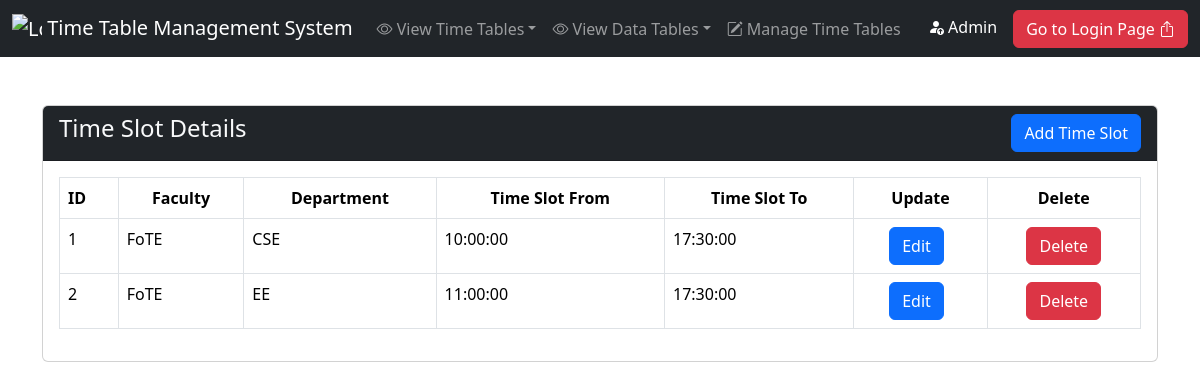
/time_slot/time-slot-details.php, run on the app's committed database.
### tables this page shows
CREATE TABLE `time_slot` (
  `Time_Slot_Id` int(11) NOT NULL,
  `Time_Slot_From` time NOT NULL,
  `Time_Slot_To` time NOT NULL,
  `Department_Id` int(11) NOT NULL
);

CREATE TABLE `faculty` (
  `faculty_id` int(11) NOT NULL,
  `faculty_name` varchar(100) NOT NULL,
  `faculty_Code` varchar(50) NOT NULL
);

CREATE TABLE `department` (
  `Department_Id` int(11) NOT NULL,
  `Department_Code` varchar(50) NOT NULL,
  `Department_Name` varchar(100) NOT NULL,
  `Faculty_Id` int(11) NOT NULL
);

### time_slot/time-slot-details.php (the view, shortened to what this page needs)
<?php include("../includes/connect.php") ?>
<?php include("../includes/header.php") ?>
<div class="container">
    <div class="row">
        <div class="col-md-12 mt-5">
            <div class="card ">
                <div class="card-header d-flex justify-content-between bg-dark text-light">
                    <h4>Time Slot Details</h4>
                    <a href="time-slot-add.php" class="btn btn-primary">Add Time Slot</a>
                </div>
                <div class="card-body">
                    <table class="table table-bordered" id="myTable">
                        <thead>
                            <tr>
                                <th scope="col">ID</th>
                                <th scope="col" class="text-center">Faculty</th>
                                <th scope="col" class="text-center">Department</th>
                                <th scope="col" class="text-center">Time Slot From</th>
                                <th scope="col" class="text-center">Time Slot To</th>
                                <th scope="col" class="text-center">Update</th>
                                <th scope="col" class="text-center">Delete</th>
                            </tr>
                        </thead>
                        <tbody>
                            <?php
                            $sno = 1;
                            $sql = "
                            SELECT
                                ts.Time_Slot_Id,
                                ts.Time_Slot_From,
                                ts.Time_Slot_To,
                                Department.Department_Code,
                                Faculty.Faculty_Code
                            FROM
                                time_slot ts
                            JOIN
                                Department ON ts.Department_Id = Department.Department_Id
                            JOIN
                                Faculty ON Department.Faculty_Id = Faculty.Faculty_Id;
                            ";
                            $result = mysqli_query($conn, $sql);
                            $num = mysqli_num_rows($result);
                            if ($num > 0) {
                                while ($num > 0) {
                                    $row = mysqli_fetch_assoc($result)
                            ?>
                                    <tr>
                                        <td><?php echo $sno ?></td>
                                        <td><?php echo $row['Faculty_Code'] ?></td>
                                        <td><?php echo $row['Department_Code'] ?></td>
                                        <td><?php echo $row['Time_Slot_From'] ?></td>
                                        <td><?php echo $row['Time_Slot_To'] ?></td>
                                        <td class="text-center">
                                            <a href="time-slot-edit.php?time_slot_id=<?php echo $row['Time_Slot_Id'] ?>" class="btn btn-primary edit me-2">Edit</a>
                                        </td>
                                        <td class="text-center">
                                            <a href="javascript:void(0);" class="time-slot-delete-btn btn btn-danger">Delete</a>
                                        </td>
                                    </tr>
                            <?php
                                    $num = $num - 1;
                                    $sno = $sno + 1;
                                }
                            } else {
                                echo '<tr><td colspan="4">No data found</td></tr>';
                            }
                            ?>
                        </tbody>
                    </table>
                </div>
            </div>
        </div>
    </div>
</div>
<?php include("../includes/footer.php") ?>

### data on the page
time_slot: faculty.faculty_Code "FoTE", Department_Id.Department_Code "CSE", Time_Slot_From "10:00:00", Time_Slot_To "17:30:00"
time_slot: faculty.faculty_Code "FoTE", Department_Id.Department_Code "EE", Time_Slot_From "11:00:00", Time_Slot_To "17:30:00"
